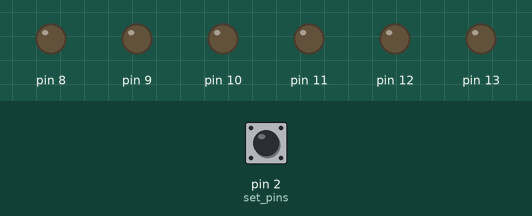
This sketch was run on a simulated Arduino Uno, built with avr-gcc and run on an emulated ATmega328P. Shown: output pins drawn as LEDs (lit = HIGH). The test bench sets the inputs (shaded band); at power-on: pin 2 (set_pins) HIGH.

Above: at 1.2 s.
1.3 s: pin 2 (set_pins) pulled LOW for 0.15 s
At 1.37 s:
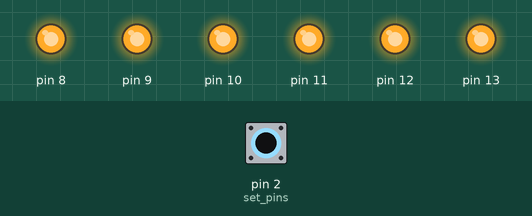
2.9 s: pin 2 (set_pins) pulled LOW for 3.2 s
At 6.5 s:
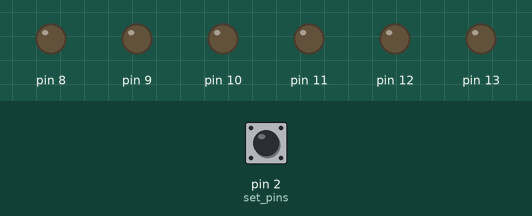
Timing chart, 0 to 8.0 s (numbered marks = the images above; inputs shaded):
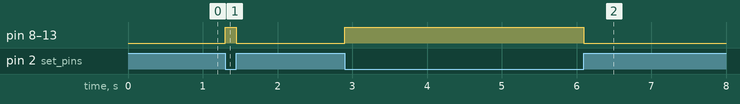

The sketch:

G01_P08_INPUT_PUSH_BUTTON.ino
```cpp
/*
   Board: Arduino UNO

   Poject Description: Read digital input on PORT #2 if LOW then
   TURN ON ALL LEDs of PORT B otherwise TURN them OFF.

   url: https://github.com/sfad/arduino_projects
*/

void setup() {
    DDRB = 0b00111111;  // set pins 0-6 of PORT B as OUTPUT
    pinMode(2, INPUT);  // set pins #2 as INPUT
}

void loop() {
    if (digitalRead(2) == LOW)
        PORTB = 0xFF;
    else
        PORTB = 0;
}
```

Measured:
- after the input at 1.3 s, pin 8–13: LOW → HIGH at once, → LOW 0.15 s later
- after the input at 2.9 s, pin 8–13: LOW → HIGH at once, → LOW 3.2 s later
